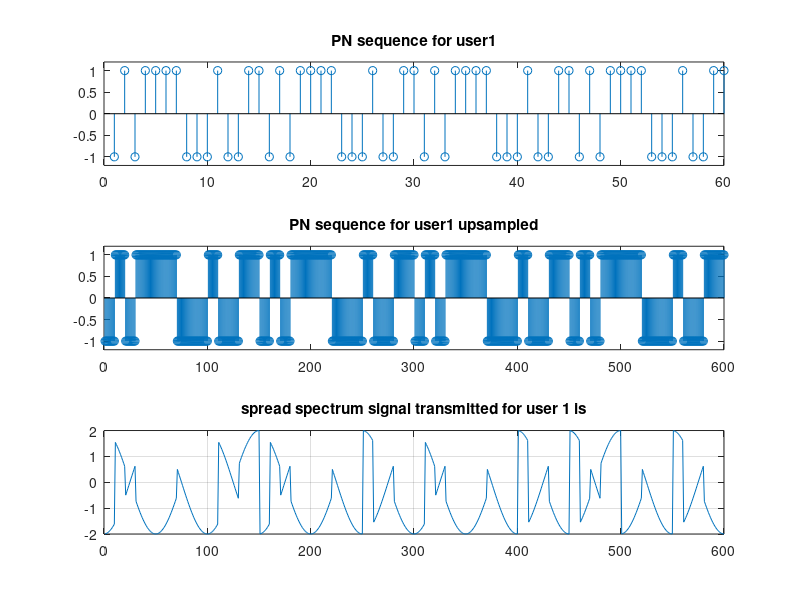
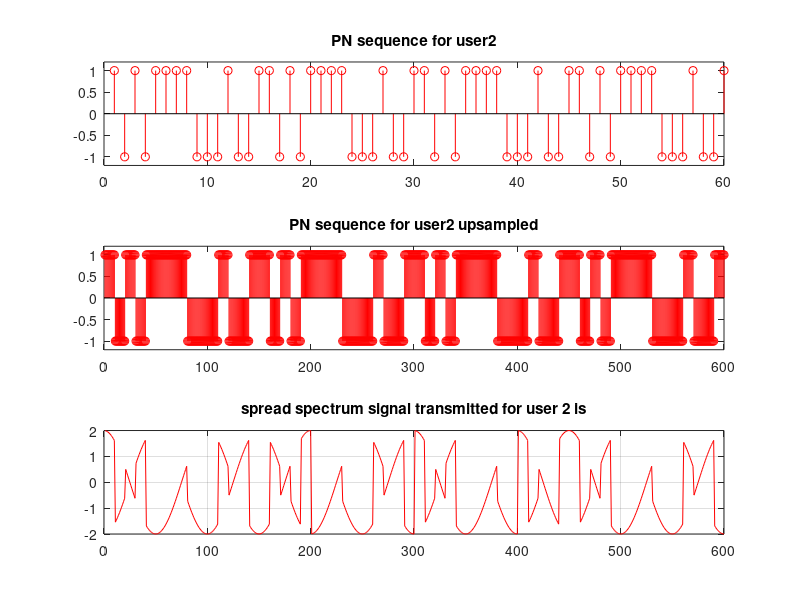
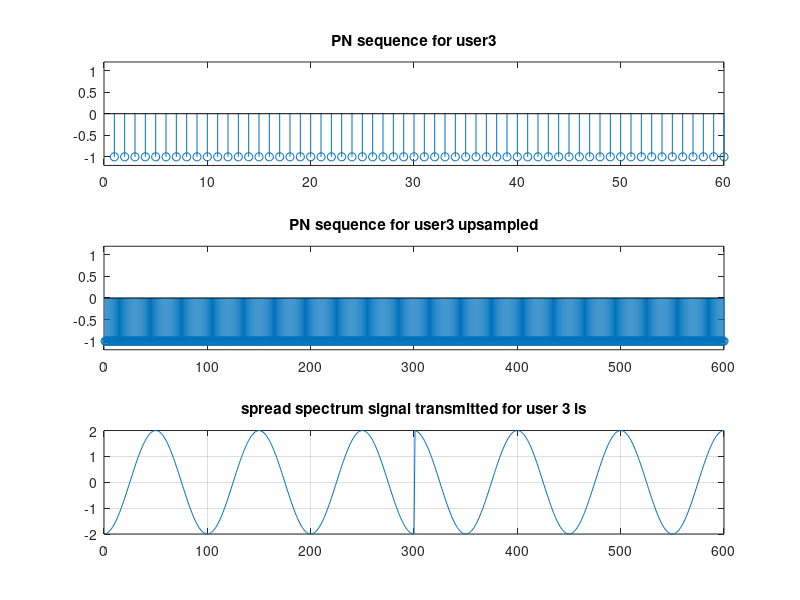
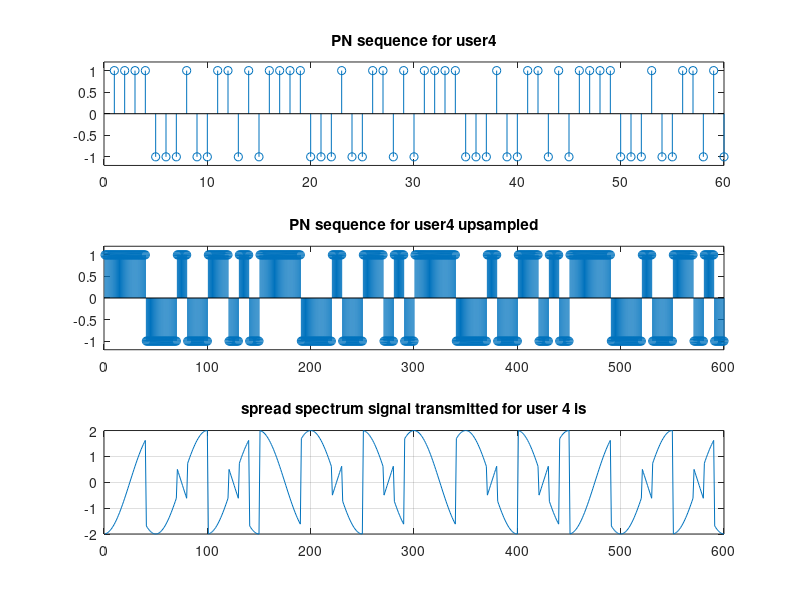

These figures' MATLAB source, in order: (Note: this script raises an error after producing the figures.)
clc
close all
clear all
 
%% Initial parameters
SNR = 5;    % Signal to Noise ratio in dB
Fc = 1;     % carrier frequency
Eb = 2;     % energy per bit
Tb = 1;     % time per bit of message sequence
 
%% Consider two mobile users in the system
mobileUser1 = [1 0 0 1 1 0];    % data transmitted by user 1
 
mobileUser2 = [1 1 0 1 0 0];    % data transmitted by user 2
 
mobileUser3 = [1 1 1 0 0 0];    % data transmitted by user 3
 
mobileUser4 = [0 0 0 1 1 1];    % data transmitted by user 4

length_mobileUser1 = length(mobileUser1);
 
length_mobileUser2 = length(mobileUser2);
 
length_mobileUser3 = length(mobileUser3);
 
length_mobileUser4 = length(mobileUser4);

%% 1.    Convert input bits to bipolar bits. 1 to 1 and 0 to -1 for user1 and user2 and user3 and user4
% Convert data sequence into NRZ format
for i = 1:length_mobileUser1
    if mobileUser1(i) == 0
        mobileUser1(i) = -1;
    end
end
 
for i = 1:length_mobileUser2
    if mobileUser2(i) == 0
        mobileUser2(i) = -1;
    end
end

for i = 1:length_mobileUser3
    if mobileUser3(i) == 0
        mobileUser3(i) = -1;
    end
end

for i = 1:length_mobileUser4
    if mobileUser4(i) == 0
        mobileUser4(i) = -1;
    end
end
%% 2.    Take 100 samples per bit for both user1 and user2 and then plot base band signal which is in bipolar NRZ (non-return-to-zero) format.
%CDMA transmitter user1
user1basebandsig1 = []; 
for i = 1:length_mobileUser1
    for j = 0.01:0.01:Tb    % 100 samples per bit
        if mobileUser1(i) == 1
            user1basebandsig1 = [user1basebandsig1 1];
        else
            user1basebandsig1 = [user1basebandsig1 -1];
        end
    end
end

figure(1);
subplot(211)
plot(user1basebandsig1);
axis([0 100*length_mobileUser1 -1.5 1.5]);
title('Original Binary Sequence for  User1 is')
grid on

%CDMA transmitter user2
user2basebandsig2 = [];
for i = 1:length_mobileUser2
    for j = 0.01:0.01:Tb
        if mobileUser2(i) == 1
            user2basebandsig2 = [user2basebandsig2 1];
        else
            user2basebandsig2 = [user2basebandsig2 -1];
        end
    end
end

figure(2);
subplot(211)
plot(user2basebandsig2, 'r');
axis([0 100*length_mobileUser2 -1.5 1.5]);
title('Original Binary Sequence for User2 is')
grid on

%CDMA transmitter user3
user3basebandsig3 = [];
for i = 1:length_mobileUser3
    for j = 0.01:0.01:Tb
        if mobileUser3(i) == 1
            user3basebandsig3 = [user3basebandsig3 1];
        else
            user3basebandsig3 = [user3basebandsig3 -1];
        end
    end
end

figure(3);
subplot(211)
plot(user3basebandsig3, 'r');
axis([0 100*length_mobileUser3 -1.5 1.5]);
title('Original Binary Sequence for User3 is')
grid on

%CDMA transmitter user4
user4basebandsig4 = [];
for i = 1:length_mobileUser4
    for j = 0.01:0.01:Tb
        if mobileUser4(i) == 1
            user4basebandsig4 = [user4basebandsig4 1];
        else
            user4basebandsig4 = [user4basebandsig4 -1];
        end
    end
end

figure(4);
subplot(211)
plot(user4basebandsig4, 'r');
axis([0 100*length_mobileUser4 -1.5 1.5]);
title('Original Binary Sequence for User4 is')
grid on

%% 3.    Then BPSK modulate the signal. Take care that sampling rate of sinusoidal carrier matches the sampling rate per bit. Here it is 100 samples per carrier and then plot the BPSK signal.
% BPSK MODULATION FOR USER 1
user1bpskmod1 = [];
for i = 1:length_mobileUser1
    for j = 0.01:0.01:Tb    % 100 samples per bit
        user1bpskmod1 = [user1bpskmod1 sqrt(2*Eb)*mobileUser1(i)*cos(2*pi*Fc*j)];
    end
end

%Plot of BPSK MODULATION FOR USER 2 
figure(1);
subplot(212)
plot(user1bpskmod1);
title(' BPSK Signal for  User 1 is');
grid on

% BPSK MODULATION FOR USER 2 
user2bpskmod2 = [];
for i = 1:length_mobileUser2
    for j = 0.01:0.01:Tb
        user2bpskmod2 = [user2bpskmod2 sqrt(2*Eb)*mobileUser2(i)*cos(2*pi*Fc*j)];
    end
end

%Plot of BPSK MODULATION FOR USER 2 
figure(2);
subplot(212)
plot(user2bpskmod2, 'r');
title(' BPSK Signal for User 2 is');
grid on

% BPSK MODULATION FOR USER 3 
user3bpskmod3 = [];
for i = 1:length_mobileUser3
    for j = 0.01:0.01:Tb
        user3bpskmod3 = [user3bpskmod3 sqrt(2*Eb)*mobileUser3(i)*cos(2*pi*Fc*j)];
    end
end

%Plot of BPSK MODULATION FOR USER 3 
figure(3);
subplot(212)
plot(user3bpskmod3, 'r');
title(' BPSK Signal for User 3 is');
grid on

% BPSK MODULATION FOR USER 4 
user4bpskmod4 = [];
for i = 1:length_mobileUser4
    for j = 0.01:0.01:Tb
        user4bpskmod4 = [user4bpskmod4 sqrt(2*Eb)*mobileUser4(i)*cos(2*pi*Fc*j)];
    end
end

%Plot of BPSK MODULATION FOR USER 4 
figure(4);
subplot(212)
plot(user4bpskmod4, 'r');
title(' BPSK Signal for User 4 is');
grid on

%% 4.    perform the function of exclusive or gate and shift registers.
% PN generator for user1

% let initial seed for user1 is 1010
seed1 = [1 -1 1 -1];  
pn1_user_1 = [];
 
% let initial seed for user2 is 0101
seed2 = [-1 1 -1 1];  
pn2_user_2 = [];

% let initial seed for user3 is 0000
seed3 = [-1 -1 -1 -1]; 
pn3_user_3 = [];
 
% let initial seed for user4 is 1111
seed4 = [1 1 1 1];  
pn4_user_4 = [];


% The following for loop performs the function of exclusive or gate and shift registers (with respect to the CDMA standard). 
%User1
for i = 1:length_mobileUser1
    for j = 1:10 %chip rate is 10 times the bit rate
        pn1_user_1 = [pn1_user_1 seed1(4)];
        if seed1(4) == seed1(3) 
            temp = -1;
        else
            temp = 1;
        end
        seed1(4) = seed1(3);
        seed1(3) = seed1(2);
        seed1(2) = seed1(1);
        seed1(1) = temp;
    end
end

%User2
for i = 1:length_mobileUser2
    for j = 1:10 %chip rate is 10 times the bit rate
        pn2_user_2 = [pn2_user_2 seed2(4)];
        if seed2(4) == seed2(3) 
            temp = -1;
        else
            temp = 1;
        end
        seed2(4) = seed2(3);
        seed2(3) = seed2(2);
        seed2(2) = seed2(1);
        seed2(1) = temp;
    end
end

%User3
for i = 1:length_mobileUser3
    for j = 1:10 %chip rate is 10 times the bit rate
        pn3_user_3 = [pn3_user_3 seed3(4)];
        if seed3(4) == seed3(3) 
            temp = -1;
        else
            temp = 1;
        end
        seed3(4) = seed3(3);
        seed3(3) = seed3(2);
        seed3(2) = seed3(1);
        seed3(1) = temp;
    end
end

%User4
for i = 1:length_mobileUser4
    for j = 1:10 %chip rate is 10 times the bit rate
        pn4_user_4 = [pn4_user_4 seed4(4)];
        if seed4(4) == seed4(3) 
            temp = -1;
        else
            temp = 1;
        end
        seed4(4) = seed4(3);
        seed4(3) = seed4(2);
        seed4(2) = seed4(1);
        seed4(1) = temp;
    end
end

%% 5.    Multiply the BPSK modulated signal with the PN code. Here again the care should be taken to match the sampling rate. i.e no. of chip per bit* no of samples per chip = no of samples per bit of BPSK modulated signal.
%User 1
pnupsampled1_User_1 = [];
len_pn1_user_1 = length(pn1_user_1);
for i = 1:len_pn1_user_1
    for j = 0.1:0.1:Tb
        if pn1_user_1(i) == 1
            pnupsampled1_User_1 = [pnupsampled1_User_1 1];
        else
            pnupsampled1_User_1 = [pnupsampled1_User_1 -1];
        end
    end
end
 
sigtx1_User_1 = user1bpskmod1.*pnupsampled1_User_1;

figure(1)
subplot(311)
stem(pn1_user_1);
axis([0,length(pn1_user_1),-1.2,1.2])
title('PN sequence for user1')
subplot(312)
stem(pnupsampled1_User_1);
axis([0,length(pnupsampled1_User_1),-1.2,1.2])
title('PN sequence for user1 upsampled');
subplot(313)
plot(sigtx1_User_1);
axis([0 100*length_mobileUser1 -2 2]);
title('spread spectrum signal transmitted for user 1 is');
grid on

%User 2
pnupsampled2_User_2 = [];
len_pn2_user_2 = length(pn2_user_2);
for i = 1:len_pn2_user_2
    for j = 0.1:0.1:Tb
        if pn2_user_2(i) == 1
            pnupsampled2_User_2 = [pnupsampled2_User_2 1];
        else
            pnupsampled2_User_2  = [pnupsampled2_User_2  -1];
        end
    end
end
 
length_pnupsampled2_User_2 = length(pnupsampled2_User_2);
 
sigtx2_User_2 = user2bpskmod2.*pnupsampled2_User_2;
 
figure(2)
subplot(311)
stem(pn2_user_2, 'r');
axis([0,length(pn2_user_2),-1.2,1.2])
title('PN sequence for user2')
subplot(312)
stem(pnupsampled2_User_2, 'r');
axis([0,length_pnupsampled2_User_2,-1.2,1.2])
title('PN sequence for user2 upsampled');
subplot(313)
plot(sigtx2_User_2, 'r');
axis([0 100*length_mobileUser2 -2 2]);
title('spread spectrum signal transmitted for user 2 is');
grid on


%User 3
pnupsampled3_User_3 = [];
len_pn3_user_3 = length(pn3_user_3);
for i = 1:len_pn3_user_3
    for j = 0.1:0.1:Tb
        if pn3_user_3(i) == 1
            pnupsampled3_User_3 = [pnupsampled3_User_3 1];
        else
            pnupsampled3_User_3 = [pnupsampled3_User_3 -1];
        end
    end
end
 
sigtx3_User_3 = user3bpskmod3.*pnupsampled3_User_3;

figure(3)
subplot(311)
stem(pn3_user_3);
axis([0,length(pn3_user_3),-1.2,1.2])
title('PN sequence for user3')
subplot(312)
stem(pnupsampled3_User_3);
axis([0,length(pnupsampled3_User_3),-1.2,1.2])
title('PN sequence for user3 upsampled');
subplot(313)
plot(sigtx3_User_3);
axis([0 100*length_mobileUser3 -2 2]);
title('spread spectrum signal transmitted for user 3 is');
grid on

%User 1
pnupsampled4_User_4 = [];
len_pn4_user_4 = length(pn4_user_4);
for i = 1:len_pn4_user_4
    for j = 0.1:0.1:Tb
        if pn4_user_4(i) == 1
            pnupsampled4_User_4 = [pnupsampled4_User_4 1];
        else
            pnupsampled4_User_4 = [pnupsampled4_User_4 -1];
        end
    end
end
 
sigtx4_User_4 = user4bpskmod4.*pnupsampled4_User_4;

figure(4)
subplot(311)
stem(pn4_user_4);
axis([0,length(pn4_user_4),-1.2,1.2])
title('PN sequence for user4')
subplot(312)
stem(pnupsampled4_User_4);
axis([0,length(pnupsampled4_User_4),-1.2,1.2])
title('PN sequence for user4 upsampled');
subplot(313)
plot(sigtx4_User_4);
axis([0 100*length_mobileUser4 -2 2]);
title('spread spectrum signal transmitted for user 4 is');
grid on


%% PLOTING TRANSMISTTED SIGNALS 
figure(5)
subplot(2,4,1);
plot(sigtx1_User_1);
grid on 
title('spread spectrum signal txd for user 1');

subplot(2,4,2);
plot(sigtx2_User_2, 'r');
grid on 
title('spread spectrum signal txd for user 2');

subplot(2,4,3);
plot(sigtx3_User_3);
grid on 
title('spread spectrum signal txd for user 3');

subplot(2,4,4);
plot(sigtx4_User_4);
grid on 
title('spread spectrum signal txd for user 4');


subplot(2,4,5);
plot(real(fft(sigtx1_User_1)));
grid on 
title('FFT of spreaded signal tx by user 1');

subplot(2,4,6);
plot(real(fft(sigtx2_User_2)), 'r');
title('FFT of spreaded signal tx by user 2');
grid on

subplot(2,4,7);
plot(real(fft(sigtx3_User_3)));
grid on 
title('FFT of spreaded signal tx by user 3');

subplot(2,4,8);
plot(real(fft(sigtx4_User_4)));
grid on 
title('FFT of spreaded signal tx by user4');
%% 7.    The channel is AWGN channel with SNR 5 dB. In channel the signal from user1 is added to signal from user2 and to white Gaussian noise. 
trasnmitted_signal = sigtx1_User_1 + sigtx2_User_2 + sigtx3_User_3 + sigtx4_User_4;
 
composite_signal = awgn(trasnmitted_signal,SNR);
 
figure(6)
subplot(211)
plot(trasnmitted_signal);
title('Composite signal sigtx1+sigtx2');
grid on 
subplot(212)
plot(composite_signal);
title(sprintf('Composite signal + noise\n SNR=%ddb',SNR));
grid on 

%% 8.    At receiver end, first received signal is multiplied with PN then BPSK demodulated by multiplying with the carrier.
% DMODULATION USER 1 
rx1 = composite_signal.*pnupsampled1_User_1; 

% BPSK DEMODULATION FOR USER 1
demodcar1 = [];
for i = 1:length_mobileUser1
    for j = 0.01:0.01:Tb
        demodcar1 = [demodcar1 sqrt(2*Eb)*cos(2*pi*Fc*j)];
    end
end
 
bpskdemod1 = rx1.*demodcar1;
 
len_dmod1 = length(bpskdemod1);
sum = zeros(1,len_dmod1/100);
for i = 1:len_dmod1/100
    for j = (i-1)*100+1:i*100
        sum(i) = sum(i)+bpskdemod1(j);
    end
end
sum;

% DMODULATION USER 2 
rx2 = composite_signal.*pnupsampled2_User_2; 

% BPSK DEMODULATION FOR USER 2
demodcar2 = [];
for i = 1:length_mobileUser2
    for j = 0.01:0.01:Tb
        demodcar2 = [demodcar2 sqrt(2*Eb)*cos(2*pi*Fc*j)];
    end
end
 
bpskdemod2 = rx2.*demodcar2;
 
len_dmod2 = length(bpskdemod2);
sum = zeros(1,len_dmod1/100);
for i = 1:len_dmod2/100
    for j = (i-1)*100+1:i*100
        sum(i) = sum(i)+bpskdemod2(j);
    end
end
sum;

% DMODULATION USER 3 
rx3 = composite_signal.*pnupsampled3_User_3; 

% BPSK DEMODULATION FOR USER 3
demodcar3 = [];
for i = 1:length_mobileUser3
    for j = 0.01:0.01:Tb
        demodcar3 = [demodcar3 sqrt(2*Eb)*cos(2*pi*Fc*j)];
    end
end
 
bpskdemod3 = rx3.*demodcar3;
 
len_dmod3 = length(bpskdemod3);
sum = zeros(1,len_dmod3/100);
for i = 1:len_dmod3/100
    for j = (i-1)*100+1:i*100
        sum(i) = sum(i)+bpskdemod3(j);
    end
end
sum;

% DMODULATION USER 4 
rx4 = composite_signal.*pnupsampled4_User_4; 

% BPSK DEMODULATION FOR USER 4
demodcar4 = [];
for i = 1:length_mobileUser4
    for j = 0.01:0.01:Tb
        demodcar4 = [demodcar4 sqrt(2*Eb)*cos(2*pi*Fc*j)];
    end
end
 
bpskdemod4 = rx4.*demodcar4;
 
len_dmod4 = length(bpskdemod4);
sum = zeros(1,len_dmod4/100);
for i = 1:len_dmod4/100
    for j = (i-1)*100+1:i*100
        sum(i) = sum(i)+bpskdemod4(j);
    end
end
sum;

%% 9.    then the samples over 1 bit interval is summed. And if the sum is greater than 0 then the received bit is 1 else rxbit is 0. Summation is used in place of integration because it is a discrete time system.
%User 1
rxbits1 = [];
for i = 1:length_mobileUser1
    if sum(i)>0
        rxbits1 = [rxbits1 1];
    else
        rxbits1 = [rxbits1 0];
    end
end
 
rxbits1=rectpulse(rxbits1,100); 

%User 2
rxbits2 = [];
for i = 1:length_mobileUser2
    if sum(i)>0
        rxbits2 = [rxbits2 1];
    else
        rxbits2 = [rxbits2 0];
    end
end
rxbits2=rectpulse(rxbits2,100); 

%User 3
rxbits3 = [];
for i = 1:length_mobileUser3
    if sum(i)>0
        rxbits3 = [rxbits3 1];
    else
        rxbits3 = [rxbits3 0];
    end
end
 
rxbits3=rectpulse(rxbits3,100); 

%User 4
rxbits4 = [];
for i = 1:length_mobileUser4
    if sum(i)>0
        rxbits4 = [rxbits4 1];
    else
        rxbits4 = [rxbits4 0];
    end
end
 
rxbits4=rectpulse(rxbits4,100); 

figure(7)
subplot(211)
plot(user1basebandsig1)
title('Transmitted bits of user1 data')
grid on
subplot(212)
plot(rxbits1)
axis([0 600 -0.2 1.2]);
title('Received bits of user1 data')
grid on


figure(8)
subplot(211)
plot(user2basebandsig2)
title('Transmitted bits of user2 data')
grid on
subplot(212)
plot(rxbits2)
axis([0 600 -0.2 1.2]);
title('Received bits of user2 data')
grid on
 
figure(9)
subplot(211)
plot(user3basebandsig3)
title('Transmitted bits of user3 data')
grid on
subplot(212)
plot(rxbits3)
axis([0 600 -0.2 1.2]);
title('Received bits of user3 data')
grid on
 
figure(10)
subplot(211)
plot(user4basebandsig4)
title('Transmitted bits of user4 data')
grid on
subplot(212)
plot(rxbits4)
axis([0 600 -0.2 1.2]);
title('Received bits of user4 data')
grid on
 


